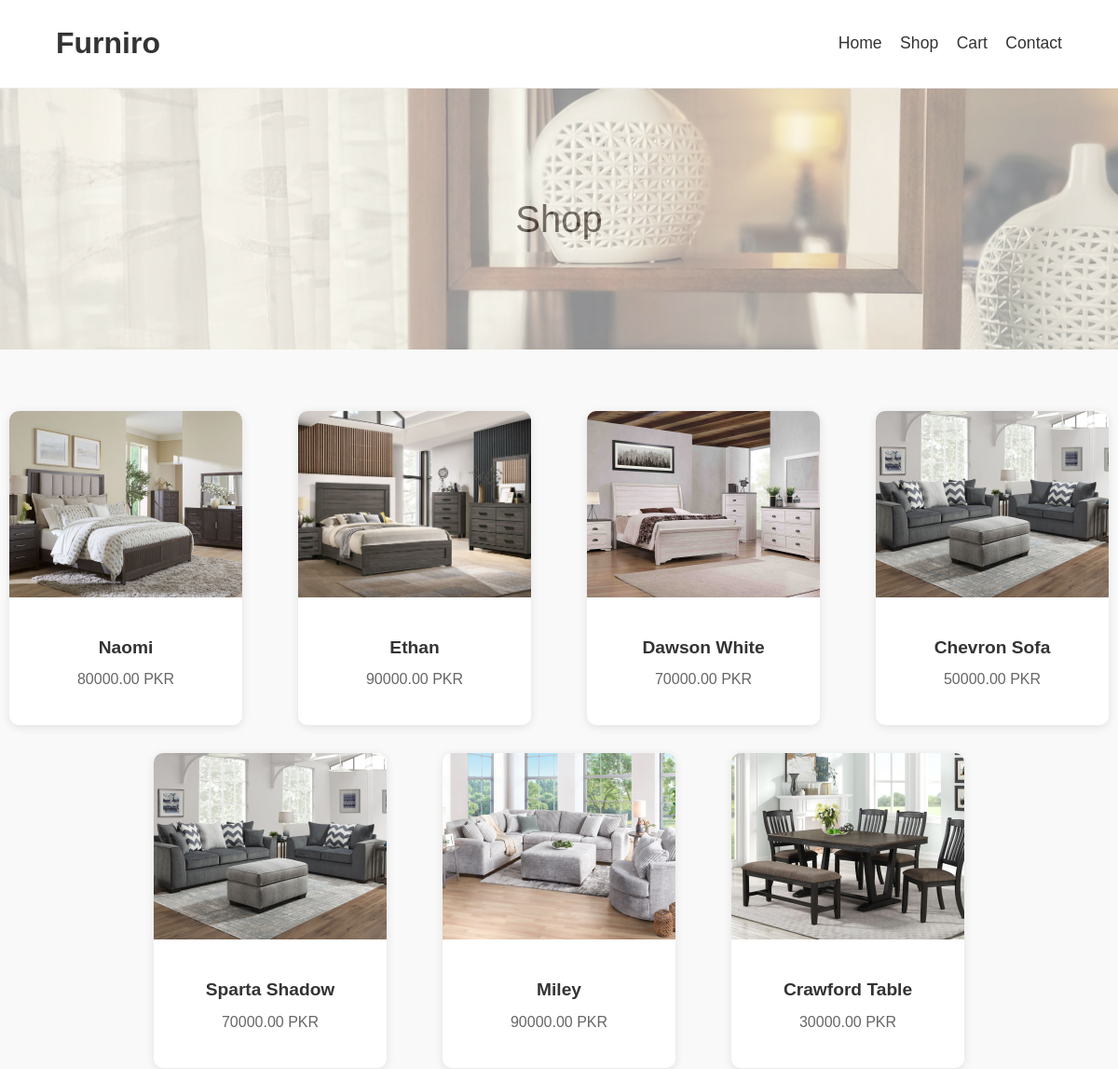
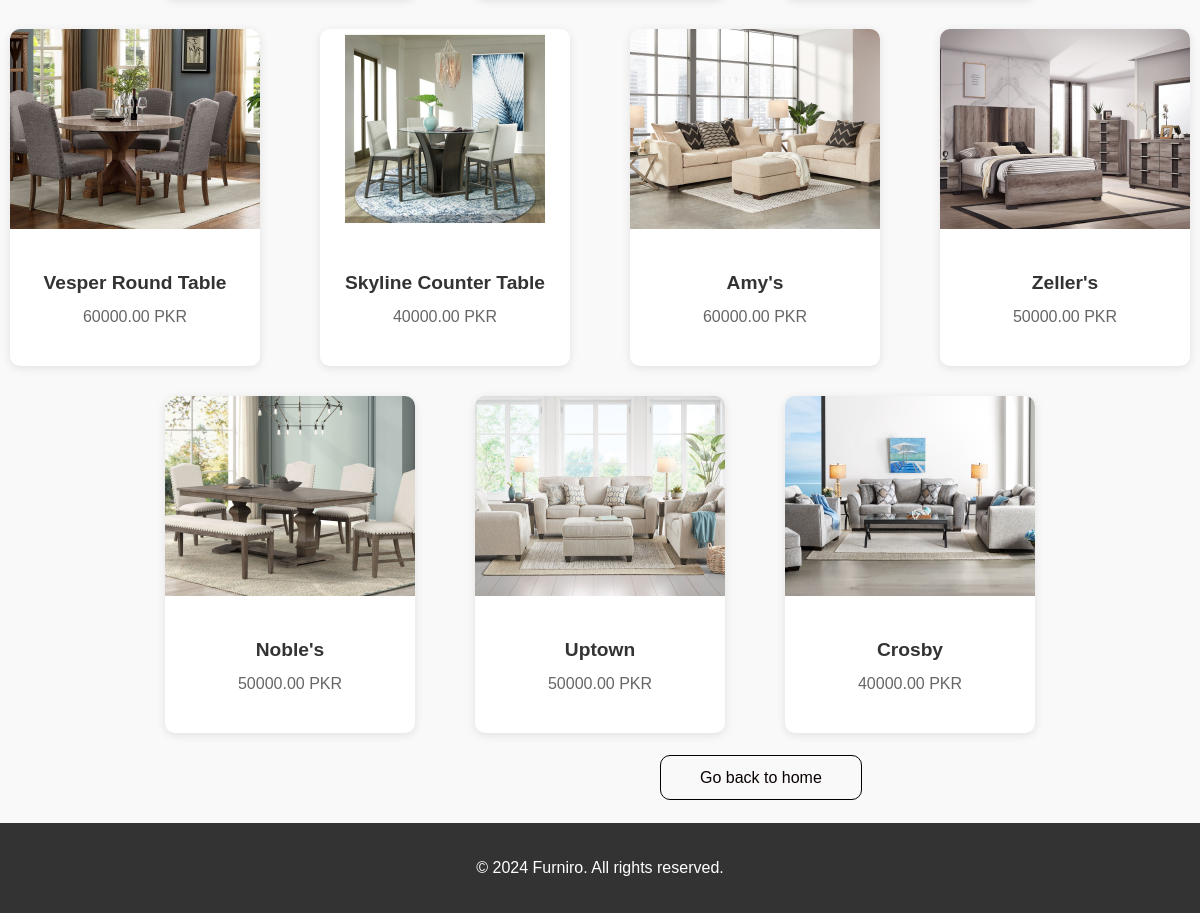
Screenshot of /products/ with the database file from the repository (2 pictures, top to bottom).
### Products/models.py (models this page shows, shortened)
class Product(models.Model):
    name = models.CharField(max_length=100)
    Category = models.ForeignKey(Category, on_delete=models.CASCADE)
    price = models.DecimalField(max_digits=10, decimal_places=2)
    description = models.TextField(max_length=450)
    stock = models.PositiveIntegerField(default=0)
    image = models.ImageField(upload_to='products', null=True, blank=True)

### Products/views.py (the view)
# urls.py: path('products/', views.all_products, name='all_products'),
def all_products(request):
    products = Product.objects.all()
    return render(request, 'Products/all-products.html', {
        'products': products,
    })

### Products/templates/Products/all-products.html (shortened to what this page needs)
{%load static%}
<!DOCTYPE html>
<html lang="en">
<head>
    <link rel="stylesheet" href="{% static 'Products/all-products.css' %}">
</head>
<body>
    <header class="header">
        <div class="container header-content">
            <h1 class="store-name">Furniro</h1>
            <nav class="nav-links">
                <a href="{% url 'home' %}">Home</a>
                <a href="{% url 'all_products'%}">Shop</a>
                <a href="{% url 'cart_detail' %}">Cart</a>
                <a href="{% url 'contact' %}">Contact</a>
            </nav>
        </div>
    </header>
    <section class="shop-banner">
        <div class="overlay">
            <h2>Shop</h2>
        </div>
    </section><br><br>
        <div class="product-cards">
            {% for product in products %}
            <div class="product-card">
                <a href="{% url 'product_detail' product.id%}">
                <img src="{{ product.image.url }}" alt="{{ product.name }}">
                <h3>{{ product.name }}</h3>
                <a/>
                <p>{{ product.price }} PKR</p>
            </div>
            {% endfor %}
        </div>
        <br><br>
        <a href="{% url 'home' %}" class="btn-home">Go back to home</a>
        <br><br><br>
<footer class="footer">
    <p>&copy; 2024 Furniro. All rights reserved.</p>
</footer>
</body>
</html>

### Products/static/Products/all-products.css (style rules this page uses)
body { font-family: 'Arial', sans-serif; margin: 0; padding: 0; background-color: #f9f9f9; color: #333; }
.container { width: 90%; margin: 0 auto; }
.header { background-color: white; padding: 7px 0; border-bottom: 1px solid #eee; }
.header-content { display: flex; justify-content: space-between; align-items: center; }
.store-name { font-size: 2em; color: #333; }
.nav-links a { color: #333; text-decoration: none; margin-left: 15px; font-size: 1.1em; }
.shop-banner { background-image: url('shop.jpg'); background-size: cover; background-position: center; height: 280px; position: relative; display: flex; align-items: center; justify-content: flex-start; padding-left: 50px; }
.overlay { position: absolute; top: 0; left: 0; width: 100%; height: 100%; background-color: white; opacity: 0.5; z-index: 1; }
.shop-banner h2 { position: absolute; top: 50%; left: 50%; z-index: 2; margin: 0; transform: translate(-50%, -50%); font-size: 2.5em; color: #0b0101; font-weight: normal; }
.product-cards { margin-top: 30px; display: flex; flex-wrap: wrap; justify-content: center; gap: 30px; }
.product-card { background-color: white; border-radius: 10px; overflow: hidden; box-shadow: 0 2px 10px rgba(0,0,0,0.1); width: 250px; text-align: center; }
.product-card img { width: 100%; height: 200px; object-fit: cover; }
.product-card a { text-decoration: none; }
.product-card h3 { padding: 20px; font-size: 1.2em; color: #333; }
.product-card p { margin-top: -25px; color: #666; margin-bottom: 40px; }
.btn-home { margin-top: 50px; margin-left: 660px; padding: 13px 39px; background-color: #f9f9f9; text-decoration: none; color: #0a0000; border:1px solid black; border-radius: 10px; cursor: pointer; font-size: 1em; }
.footer { background-color: #333; color: white; text-align: center; padding: 20px 0; }

### rows the page displays
Product: image (picture), name "Naomi", price "80000.00"
Product: image (picture), name "Ethan", price "90000.00"
Product: image (picture), name "Dawson White", price "70000.00"
Product: image (picture), name "Chevron Sofa", price "50000.00"
Product: image (picture), name "Sparta Shadow", price "70000.00"
Product: image (picture), name "Miley", price "90000.00"
Product: image (picture), name "Crawford Table", price "30000.00"
Product: image (picture), name "Vesper Round Table", price "60000.00"
Product: image (picture), name "Skyline Counter Table", price "40000.00"
Product: image (picture), name "Amy's", price "60000.00"
Product: image (picture), name "Zeller's", price "50000.00"
Product: image (picture), name "Noble's", price "50000.00"
Product: image (picture), name "Uptown", price "50000.00"
Product: image (picture), name "Crosby", price "40000.00"
